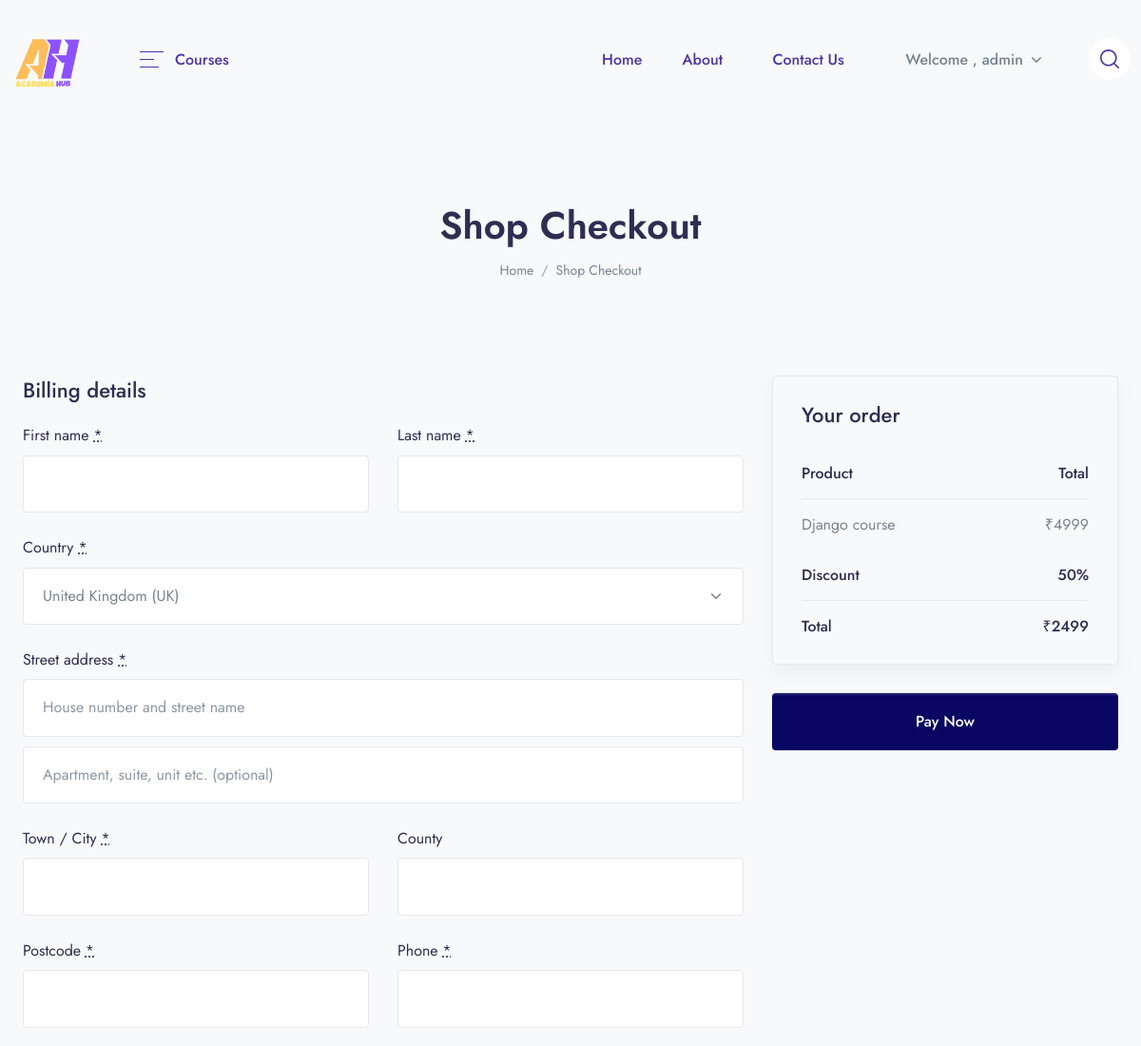
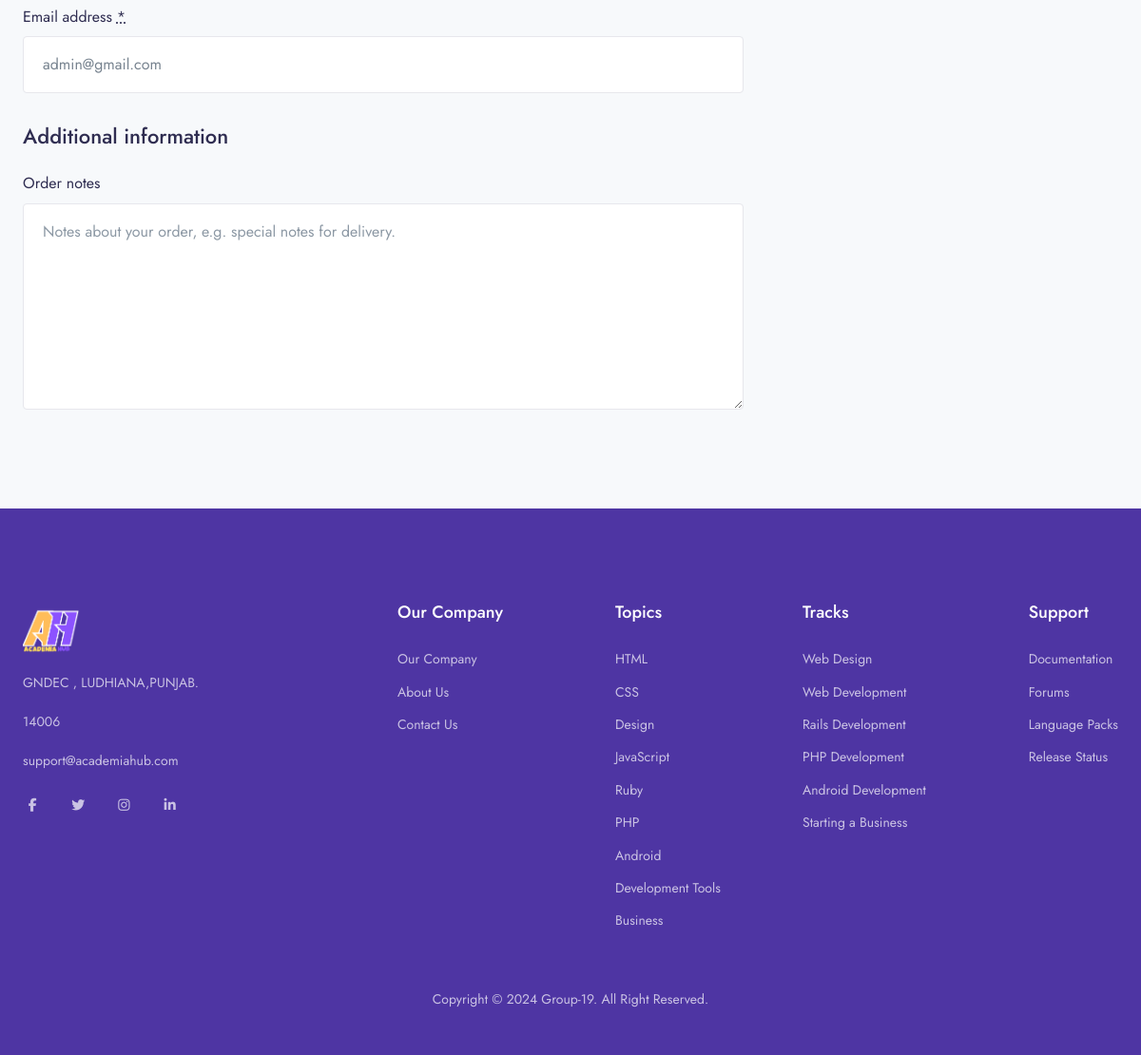
Screenshot of /checkout/django-course (signed in) with the database file from the repository (2 pictures, top to bottom).
### app/models.py (models this page shows, shortened)
class Course(models.Model):
    STATUS = (
        ("PUBLISH", "PUBLISH"),
        ("DRAFT", "DRAFT"),
    )
    featured_image = models.ImageField(upload_to="Media/featured_image", null=True)
    featured_video = models.CharField(max_length=300, null=True)
    title = models.CharField(max_length=500)
    created_at = models.DateTimeField(auto_now_add=True)
    author = models.ForeignKey(Author, on_delete=models.CASCADE, null=True)
    category = models.ForeignKey(Categories, on_delete=models.CASCADE)
    language = models.ForeignKey(Language, on_delete=models.CASCADE, null=True)
    deadline = models.CharField(max_length=100, null=True)
    level = models.ForeignKey(Level, on_delete=models.CASCADE, null=True)
    description = models.TextField()
    price = models.IntegerField(null=True, default=0)
    discount = models.IntegerField(null=True)
    slug = models.SlugField(default="", max_length=255, null=True, blank=True)
    status = models.CharField(choices=STATUS, max_length=100, null=True)
    certificate = models.CharField(null=True, default=False, max_length=100)
    def get_absolute_url(self):
        return reverse("course_details", kwargs={"slug": self.slug})

### LMS/views.py (the view, shortened to what this page needs)
# urls.py: path("checkout/<slug:slug>", views.CHECKOUT, name="checkout"),
def CHECKOUT(request, slug):
    category = Categories.objects.all().order_by("id")[0:5]
    course = Course.objects.get(slug=slug)
    action = request.GET.get("action")
    order = None
    if request.user.is_authenticated:
        context = {
            "course": course,
            "order": order,
            "category": category,
        }
        return render(request, "checkout/checkout.html", context)
    else:
        messages.warning(request, "You need to login first")
        return redirect("login")

### app/templatetags/course_tags.py (called while the page is built)
@register.simple_tag
def discount_calculation(price, discount):
    if discount is None or discount is 0:
        return price
    sellprice = price
    sellprice = price - (price * discount / 100)
    return math.floor(sellprice)

### templates/checkout/checkout.html (shortened to what this page needs)
{% extends 'base.html' %}
{% load static %}
{% load course_tags %}
{% block content %}
    <header class="py-8 py-md-10" style="background-image: none;">
        <div class="container text-center py-xl-2">
            <h1 class="display-4 fw-semi-bold mb-0">Shop Checkout</h1>
            <nav aria-label="breadcrumb">
                <ol class="breadcrumb breadcrumb-scroll justify-content-center">
                    <li class="breadcrumb-item">
                        <a class="text-gray-800" href="#">
                            Home
                        </a>
                    </li>
                    <li class="breadcrumb-item text-gray-800 active" aria-current="page">
                        Shop Checkout
                    </li>
                </ol>
            </nav>
        </div>
    </header>
    <div class="container pb-6 pb-xl-10">
        <form method="POST" class="checkout woocommerce-checkout" action="?action=create_payment">
            <div class="col2-set" id="customer_details">
                <div class="col-1">
                    <div class="woocommerce-billing-fields">
                        <h3>Billing details</h3>
                        <div class="woocommerce-billing-fields__field-wrapper">
                            <p class="form-row form-row-first validate-required woocommerce-invalid woocommerce-invalid-required-field" id="billing_first_name_field" data-priority="10">
                                <label for="billing_first_name" class="">First name <abbr class="required" title="required">*</abbr></label>
                                <input type="text" class="input-text " name="billing_first_name" id="billing_first_name" placeholder="" value="{{user.first_name}}" autocomplete="given-name" autofocus="autofocus"  required>
                            </p>
                            <p class="form-row form-row-last validate-required" id="billing_last_name_field" data-priority="20">
                                <label for="billing_last_name" class="">Last name <abbr class="required" title="required">*</abbr></label>
                                <input type="text" class="input-text " name="billing_last_name" id="billing_last_name" placeholder="" value="{{user.last_name}}" autocomplete="family-name" required>
                            </p>
                            <p class="form-row form-row-wide address-field update_totals_on_change validate-required woocommerce-validated" id="billing_country_field" data-priority="40">
                                <label for="billing_country" class="">Country <abbr class="required" title="required">*</abbr></label>
                                <select name="billing_country" id="billing_country" class="country_to_state country_select  select2-hidden-accessible" autocomplete="country" tabindex="-1" aria-hidden="true" required>
                                    <option value="GB" selected="selected">United Kingdom (UK)</option>
                                </select>
                            </p>
                            <p class="form-row form-row-wide address-field validate-required" id="billing_address_1_field" data-priority="50">
                                <label for="billing_address_1" class="">Street address <abbr class="required" title="required">*</abbr></label>
                                <input type="text" class="input-text " name="billing_address_1" id="billing_address_1" placeholder="House number and street name" value="" autocomplete="address-line1" required>
                            </p>
                            <p class="form-row form-row-wide address-field" id="billing_address_2_field" data-priority="60">
                                <input type="text" class="input-text " name="billing_address_2" id="billing_address_2" placeholder="Apartment, suite, unit etc. (optional)" value="" autocomplete="address-line2">
                            </p>
                            <p class="form-row form-row-wide address-field validate-required" id="billing_city_field" data-priority="70" data-o_class="form-row form-row-wide address-field validate-required">
                                <label for="billing_city" class="">Town / City <abbr class="required" title="required">*</abbr></label>
                                <input type="text" class="input-text " name="billing_city" id="billing_city" placeholder="" value="" autocomplete="address-level2" required>
                            </p>
                            <p class="form-row form-row-wide address-field validate-state" id="billing_state_field" data-priority="80" data-o_class="form-row form-row-wide address-field validate-state">
                                <label for="billing_state" class="">County</label>
                                <input type="text" class="input-text " value="" placeholder="" name="billing_state" id="billing_state" autocomplete="address-level1" required>
                            </p>
                            <p class="form-row form-row-wide address-field validate-postcode validate-required" id="billing_postcode_field" data-priority="90" data-o_class="form-row form-row-wide address-field validate-required validate-postcode">
                                <label for="billing_postcode" class="">Postcode <abbr class="required" title="required">*</abbr></label>
                                <input type="text" class="input-text " name="billing_postcode" id="billing_postcode" placeholder="" value="" autocomplete="postal-code" required>
                            </p>
                            <p class="form-row form-row-first validate-required validate-phone" id="billing_phone_field" data-priority="100">
                                <label for="billing_phone" class="">Phone <abbr class="required" title="required">*</abbr></label>
                                <input type="tel" class="input-text " name="billing_phone" id="billing_phone" placeholder="" value="" autocomplete="tel" required>
                            </p>
                            <p class="form-row form-row-last validate-required validate-email" id="billing_email_field" data-priority="110">
                                <label for="billing_email" class="">Email address <abbr class="required" title="required">*</abbr></label>
                                <input type="email" class="input-text " name="billing_email" id="billing_email" placeholder="" value="{{user.email}}" autocomplete="email" required>
                            </p>
                        </div>
                    </div>
                </div>
                <div class="col-2">
                    <div class="woocommerce-additional-fields">
                        <h3>Additional information</h3>
                        <div class="woocommerce-additional-fields__field-wrapper">
                            <p class="form-row notes" id="order_comments_field" data-priority=""><label for="order_comments" class="">Order notes</label><textarea name="order_comments" class="input-text " id="order_comments" placeholder="Notes about your order, e.g. special notes for delivery." rows="7" cols="5"></textarea></p>
                        </div>
                    </div>
                </div>
            </div>
            <div id="order_review" class="woocommerce-checkout-review-order">
                <div class="woocommerce-checkout-review-order-inner">
                    <h3 id="order_review_heading">Your order</h3>
                    <table class="shop_table woocommerce-checkout-review-order-table">
                        <thead>
                            <tr>
                                <th class="product-name">Product</th>
                                <th class="product-total">Total</th>
                            </tr>
                        </thead>
                        <tbody>
                            <tr class="cart_item">
                                <td class="product-name">
                                    {{course.title}}
                                </td>
                                <td class="product-total">
                                    <span class="woocommerce-Price-amount amount">
                                        <span class="woocommerce-Price-currencySymbol">₹</span>
                                        {{course.price}}
                                    </span>
                                </td>
                            </tr>
                        </tbody>
                        <tfoot>
                            <tr class="cart-subtotal">
                                <th>Discount</th>
                                <td><span class="woocommerce-Price-amount amount">{{course.discount}}%</span></td>
                            </tr>
                            <tr class="order-total">
                                <th>Total</th>
                                <td><strong><span class="woocommerce-Price-amount amount"><span class="woocommerce-Price-currencySymbol">₹</span>{% discount_calculation course.price course.discount %}</span></strong> </td>
                            </tr>
                        </tfoot>
                    </table>
                </div>
                <div id="payment" class="woocommerce-checkout-payment">
                    <div class="form-row place-order">
                        <button id="rzp-button1" class="btn btn-primary btn-block">Pay Now</button>
                    </div>
                </div>
            </div>
        </form>
    </div>
{% endblock content %}

### templates/components/header.html (shortened to what this page needs)
{% load static %}
<header class="navbar navbar-expand-xl navbar-light">
    <div class="container">
        <a class="navbar-brand" href="{% url 'home' %}">
            <img src="{% static 'assets/img/brand.png' %}" class="navbar-brand-img" alt="...">
        </a>
        <ul class="navbar-nav navbar-vertical ms-xl-4 d-none d-xl-flex">
            <li class="nav-item dropdown">
                <a class="nav-link pb-4 mb-n4 px-0 pt-0" id="navbarVerticalMenu" data-bs-toggle="dropdown" href="#"
                    aria-haspopup="true" aria-expanded="false">
                    <div class="py-3 px-5 d-flex align-items-center">
                        <div class="me-3 ms-1 text-gigas d-flex">
                            <svg width="25" height="17" viewBox="0 0 25 17" xmlns="http://www.w3.org/2000/svg">
                                <rect width="25" height="1" fill="currentColor" />
                                <rect y="8" width="15" height="1" fill="currentColor" />
                                <rect y="16" width="20" height="1" fill="currentColor" />
                            </svg>
                        </div>
                        <span class="text-gigas fw-medium me-1">Courses</span>
                    </div>
                </a>
            </li>
        </ul>
        <div class="collapse navbar-collapse z-index-lg" id="navbarCollapse">
            <ul class="navbar-nav ms-auto">
                <li class="nav-item dropdown dropdown-full-width ">
                    <a class="nav-link px-xl-4 text-gigas" href="{% url 'home' %}">
                        <span>Home</span>
                    </a>
                </li>
                <li class="nav-item dropdown dropdown-full-width">
                    <a class="nav-link text-gigas" href="{% url 'about_us' %}">
                        About
                    </a>
                </li>
                <li class="nav-item dropdown dropdown-full-width">
                    <a class="nav-link text-gigas" href="{% url 'contact_us' %}">
                        Contact Us
                    </a>
                </li>
                {% if user.is_authenticated and user.first_name == '' %}
                <li class="nav-item dropdown border-0 px-1 px-md-3">
                    <a class="nav-link dropdown-toggle" id="user" data-bs-toggle="dropdown" href="#"
                        aria-haspopup="true" aria-expanded="false">
                        Welcome , {{user.username}}
                    </a>
                </li>
                {% endif %}
            </ul>
        </div>
        <ul class="navbar-nav flex-row ms-n4 ms-sm-auto ms-xl-0 me-n2 me-md-n4">
            <li class="nav-item border-0 px-1 px-md-3 d-none d-370-block d-xl-block">
                <a class="nav-link d-flex p-3 bg-white-all rounded-circle search-mobile text-gigas icon-xs"
                    data-bs-toggle="collapse" href="#collapseSearchMobile" role="button" aria-expanded="false"
                    aria-controls="collapseSearchMobile">
                </a>
            </li>
        </ul>
    </div>
</header>

### rows the page displays
Course: title "Django course", price "4999", discount "50", price+discount "2499"

### other values shown
{{ user.username }} "admin"
